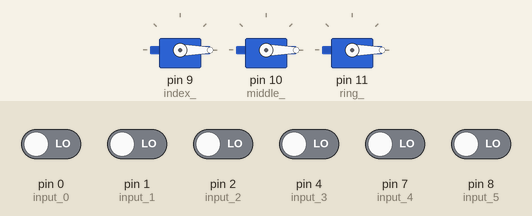
This sketch was run on a simulated Arduino Uno, built with avr-gcc and run on an emulated ATmega328P. Shown: 3 × servo. Inputs (shaded band) come from the test bench; at power-on: pin 0 (input_0), pin 1 (input_1), pin 2 (input_2), pin 4 (input_3), pin 7 (input_4), pin 8 (input_5) LOW.

Above: at 2.8 s.
2.9 s: pin 0 (input_0) driven HIGH
At 3.4 s:
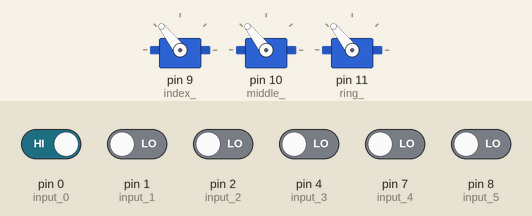
4.5 s: pin 1 (input_1) driven HIGH
At 6.1 s:
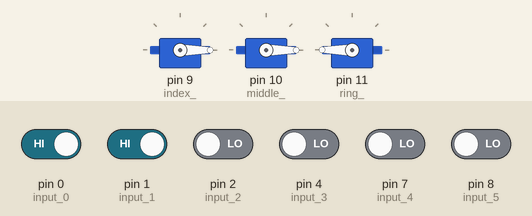
6.5 s: pin 0 (input_0) driven LOW
At 7.6 s:
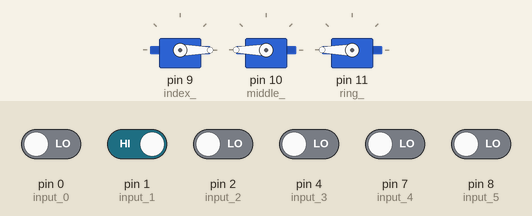
8.5 s: pin 1 (input_1) driven LOW
At 10.4 s:
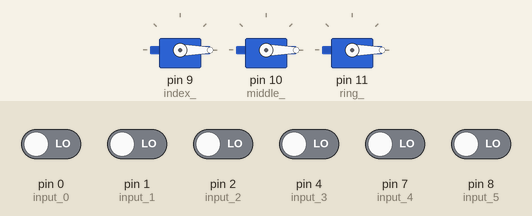
Timing chart, 0 to 11.5 s (numbered marks = the images above; inputs shaded):
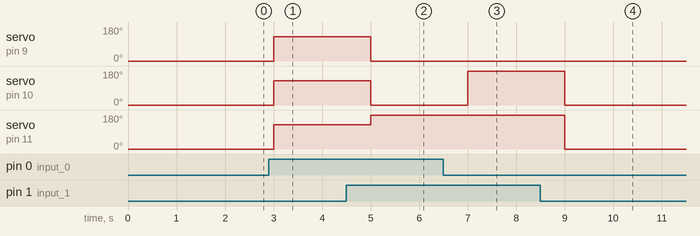

The sketch:

sketch_jul14a.ino
```cpp
#include <Servo.h>
#include <stdint.h>


Servo index_finger;
Servo middle_finger;
Servo ring_finger;
//Servo pinky_finger;
//Servo thumb_finger;

//Finger - pin defs
int index_ = 9;
int middle_ = 10;
int ring_ = 11;
//int pinky_ = 10;
//int thumb_ = 9;
//Input pin definitions
int input_0 = 0;
int input_1 = 1;
int input_2 = 2;
int input_3 = 4;
int input_4 = 7;
int input_5 = 8;


struct hand_pos{
  uint8_t index;
  uint8_t middle;
  uint8_t ring;
  uint8_t pinky;
  uint8_t thumb;
};
void write_to_servo(hand_pos hand);
int get_input_byte();


hand_pos hand[4];

void setup(){


  hand[0] = (hand_pos){0, 0, 0, 0, 0};
  hand[1] = (hand_pos){128, 128, 128, 128, 128};
  hand[2] = (hand_pos){0, 200, 200, 200, 0};
  hand[3] = (hand_pos){0, 0, 200, 200, 0};
  pinMode(index_, OUTPUT);
  pinMode(middle_, OUTPUT);
  pinMode(ring_, OUTPUT);
  //pinMode(pinky_, OUTPUT);
  //pinMode(thumb_, OUTPUT);
  index_finger.attach(index_);
  middle_finger.attach(middle_);
  ring_finger.attach(ring_);
  //pinky_finger.attach(pinky_);
  //thumb_finger.attach(thumb_);

}

void loop(){
  switch((get_input_byte() & 0b11)){
    case 0:
      write_to_servo(hand[0]);
      break;
     case 1:
       write_to_servo(hand[1]);
       break;
     case 2:
       write_to_servo(hand[2]);
       break;
     case 3:
       write_to_servo(hand[3]);
  }

  delay(1000);
}


int get_input_byte(){
  return (digitalRead(input_0)) | (digitalRead(input_1) << 1) | (digitalRead(input_2) << 2) | (digitalRead(input_3) << 3) | (digitalRead(input_4) << 4) | (digitalRead(input_5) << 5);
}

void write_to_servo(hand_pos hand){
  index_finger.write(hand.index);
  middle_finger.write(hand.middle);
  ring_finger.write(hand.ring);
  //pinky_finger.write(hand.pinky);
  //thumb_finger.write(hand.thumb);
}
```

Measured:
- after the input at 2.9 s, servo on pin 9 (index_), servo on pin 10 (middle_), servo on pin 11 (ring_): 0° → 128° after 0.10 s
- after the input at 4.5 s, servo on pin 9 (index_), servo on pin 10 (middle_): 128° → 0° after 0.50 s; servo on pin 11 (ring_): 128° → 180° after 0.50 s
- after the input at 6.5 s, servo on pin 10 (middle_): 0° → 180° after 0.50 s
- after the input at 8.5 s, servo on pin 10 (middle_), servo on pin 11 (ring_): 180° → 0° after 0.50 s
